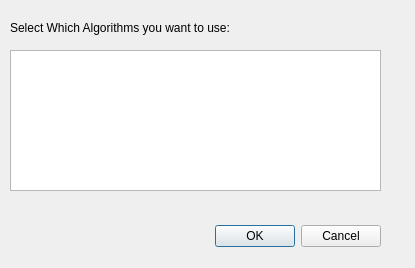
<?xml version="1.0" encoding="UTF-8"?>
<ui version="4.0">
 <class>Dialog</class>
 <widget class="QDialog" name="Dialog">
  <property name="geometry">
   <rect>
    <x>0</x>
    <y>0</y>
    <width>415</width>
    <height>268</height>
   </rect>
  </property>
  <property name="windowTitle">
   <string>Dialog</string>
  </property>
  <widget class="QDialogButtonBox" name="buttonBox">
   <property name="geometry">
    <rect>
     <x>40</x>
     <y>220</y>
     <width>341</width>
     <height>32</height>
    </rect>
   </property>
   <property name="orientation">
    <enum>Qt::Horizontal</enum>
   </property>
   <property name="standardButtons">
    <set>QDialogButtonBox::Cancel|QDialogButtonBox::Ok</set>
   </property>
  </widget>
  <widget class="QListView" name="listView">
   <property name="geometry">
    <rect>
     <x>10</x>
     <y>50</y>
     <width>371</width>
     <height>141</height>
    </rect>
   </property>
  </widget>
  <widget class="QLabel" name="label_5">
   <property name="geometry">
    <rect>
     <x>10</x>
     <y>20</y>
     <width>251</width>
     <height>16</height>
    </rect>
   </property>
   <property name="text">
    <string>Select Which Algorithms you want to use:</string>
   </property>
  </widget>
 </widget>
 <resources/>
 <connections>
  <connection>
   <sender>buttonBox</sender>
   <signal>accepted()</signal>
   <receiver>Dialog</receiver>
   <slot>accept()</slot>
   <hints>
    <hint type="sourcelabel">
     <x>248</x>
     <y>254</y>
    </hint>
    <hint type="destinationlabel">
     <x>157</x>
     <y>274</y>
    </hint>
   </hints>
  </connection>
  <connection>
   <sender>buttonBox</sender>
   <signal>rejected()</signal>
   <receiver>Dialog</receiver>
   <slot>reject()</slot>
   <hints>
    <hint type="sourcelabel">
     <x>316</x>
     <y>260</y>
    </hint>
    <hint type="destinationlabel">
     <x>286</x>
     <y>274</y>
    </hint>
   </hints>
  </connection>
 </connections>
</ui>
